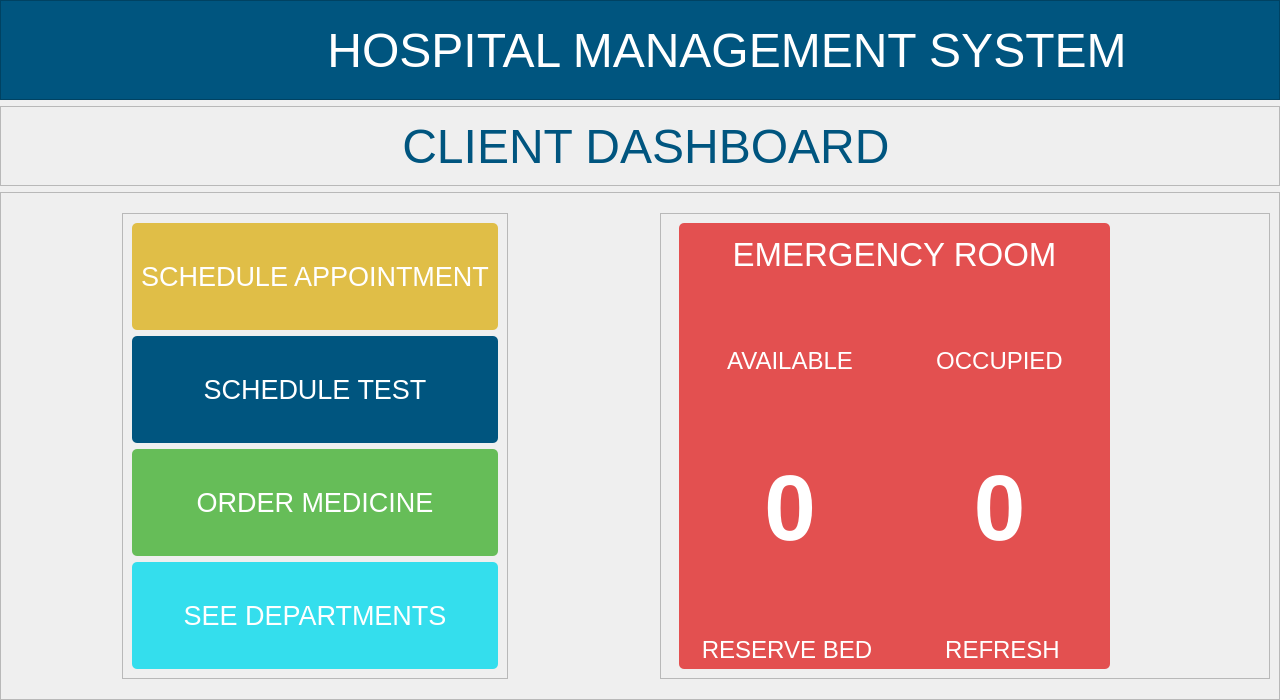
<?xml version="1.0" encoding="UTF-8"?>
<ui version="4.0">
 <class>MainWindow</class>
 <widget class="QMainWindow" name="MainWindow">
  <property name="geometry">
   <rect>
    <x>0</x>
    <y>0</y>
    <width>1280</width>
    <height>700</height>
   </rect>
  </property>
  <property name="windowTitle">
   <string>MainWindow</string>
  </property>
  <widget class="QWidget" name="centralwidget">
   <property name="minimumSize">
    <size>
     <width>1280</width>
     <height>700</height>
    </size>
   </property>
   <layout class="QVBoxLayout" name="verticalLayout_2">
    <property name="leftMargin">
     <number>0</number>
    </property>
    <property name="topMargin">
     <number>0</number>
    </property>
    <property name="rightMargin">
     <number>0</number>
    </property>
    <property name="bottomMargin">
     <number>0</number>
    </property>
    <item>
     <widget class="QFrame" name="header_frame">
      <property name="sizePolicy">
       <sizepolicy hsizetype="Preferred" vsizetype="Preferred">
        <horstretch>0</horstretch>
        <verstretch>0</verstretch>
       </sizepolicy>
      </property>
      <property name="minimumSize">
       <size>
        <width>1280</width>
        <height>100</height>
       </size>
      </property>
      <property name="maximumSize">
       <size>
        <width>16777215</width>
        <height>100</height>
       </size>
      </property>
      <property name="styleSheet">
       <string notr="true">background-color:rgb(0, 85, 127);</string>
      </property>
      <property name="frameShape">
       <enum>QFrame::StyledPanel</enum>
      </property>
      <property name="frameShadow">
       <enum>QFrame::Raised</enum>
      </property>
      <layout class="QHBoxLayout" name="horizontalLayout">
       <property name="sizeConstraint">
        <enum>QLayout::SetDefaultConstraint</enum>
       </property>
       <property name="leftMargin">
        <number>0</number>
       </property>
       <property name="topMargin">
        <number>0</number>
       </property>
       <property name="rightMargin">
        <number>0</number>
       </property>
       <property name="bottomMargin">
        <number>0</number>
       </property>
       <item>
        <widget class="QFrame" name="logo_frame">
         <property name="minimumSize">
          <size>
           <width>80</width>
           <height>50</height>
          </size>
         </property>
         <property name="maximumSize">
          <size>
           <width>100</width>
           <height>16777215</height>
          </size>
         </property>
         <property name="styleSheet">
          <string notr="true">background-color:transparent;
margin-top:6px;
margin-bottom:0px;</string>
         </property>
         <property name="frameShape">
          <enum>QFrame::StyledPanel</enum>
         </property>
         <property name="frameShadow">
          <enum>QFrame::Raised</enum>
         </property>
         <widget class="QLabel" name="logo">
          <property name="geometry">
           <rect>
            <x>20</x>
            <y>10</y>
            <width>61</width>
            <height>71</height>
           </rect>
          </property>
          <property name="cursor">
           <cursorShape>PointingHandCursor</cursorShape>
          </property>
          <property name="styleSheet">
           <string notr="true"/>
          </property>
          <property name="text">
           <string/>
          </property>
          <property name="pixmap">
           <pixmap resource="../../assets/resources.qrc">:/reosurces_logo/back-svgrepo-com.svg</pixmap>
          </property>
          <property name="scaledContents">
           <bool>true</bool>
          </property>
          <property name="alignment">
           <set>Qt::AlignCenter</set>
          </property>
         </widget>
        </widget>
       </item>
       <item>
        <widget class="QFrame" name="title_frame">
         <property name="minimumSize">
          <size>
           <width>1280</width>
           <height>0</height>
          </size>
         </property>
         <property name="font">
          <font>
           <pointsize>42</pointsize>
          </font>
         </property>
         <property name="styleSheet">
          <string notr="true">background-color:transparent;</string>
         </property>
         <property name="frameShape">
          <enum>QFrame::StyledPanel</enum>
         </property>
         <property name="frameShadow">
          <enum>QFrame::Raised</enum>
         </property>
         <layout class="QVBoxLayout" name="verticalLayout">
          <item alignment="Qt::AlignHCenter">
           <widget class="QLabel" name="title_label">
            <property name="minimumSize">
             <size>
              <width>800</width>
              <height>0</height>
             </size>
            </property>
            <property name="font">
             <font>
              <pointsize>36</pointsize>
             </font>
            </property>
            <property name="styleSheet">
             <string notr="true">color:#fff;</string>
            </property>
            <property name="text">
             <string>HOSPITAL MANAGEMENT SYSTEM</string>
            </property>
            <property name="alignment">
             <set>Qt::AlignCenter</set>
            </property>
           </widget>
          </item>
         </layout>
        </widget>
       </item>
      </layout>
     </widget>
    </item>
    <item>
     <widget class="QFrame" name="frame_15">
      <property name="maximumSize">
       <size>
        <width>16777215</width>
        <height>80</height>
       </size>
      </property>
      <property name="frameShape">
       <enum>QFrame::StyledPanel</enum>
      </property>
      <property name="frameShadow">
       <enum>QFrame::Raised</enum>
      </property>
      <layout class="QVBoxLayout" name="verticalLayout_22">
       <property name="topMargin">
        <number>0</number>
       </property>
       <property name="bottomMargin">
        <number>0</number>
       </property>
       <item alignment="Qt::AlignHCenter">
        <widget class="QLabel" name="label_19">
         <property name="font">
          <font>
           <pointsize>36</pointsize>
          </font>
         </property>
         <property name="styleSheet">
          <string notr="true">color:rgb(0, 85, 127);</string>
         </property>
         <property name="text">
          <string> CLIENT DASHBOARD</string>
         </property>
        </widget>
       </item>
      </layout>
     </widget>
    </item>
    <item>
     <widget class="QFrame" name="frame_2">
      <property name="styleSheet">
       <string notr="true"/>
      </property>
      <property name="frameShape">
       <enum>QFrame::StyledPanel</enum>
      </property>
      <property name="frameShadow">
       <enum>QFrame::Raised</enum>
      </property>
      <layout class="QHBoxLayout" name="horizontalLayout_2">
       <property name="spacing">
        <number>40</number>
       </property>
       <property name="topMargin">
        <number>20</number>
       </property>
       <property name="bottomMargin">
        <number>20</number>
       </property>
       <item alignment="Qt::AlignHCenter">
        <widget class="QFrame" name="grid_user_data">
         <property name="frameShape">
          <enum>QFrame::StyledPanel</enum>
         </property>
         <property name="frameShadow">
          <enum>QFrame::Raised</enum>
         </property>
         <layout class="QVBoxLayout" name="verticalLayout_5">
          <item>
           <widget class="QFrame" name="appnt_frame">
            <property name="styleSheet">
             <string notr="true">background-color:#E0BE47;
border-radius:5px;
color:white;</string>
            </property>
            <property name="frameShape">
             <enum>QFrame::StyledPanel</enum>
            </property>
            <property name="frameShadow">
             <enum>QFrame::Raised</enum>
            </property>
            <layout class="QVBoxLayout" name="verticalLayout_6">
             <property name="spacing">
              <number>6</number>
             </property>
             <item>
              <widget class="QLabel" name="label_7">
               <property name="font">
                <font>
                 <pointsize>20</pointsize>
                </font>
               </property>
               <property name="cursor">
                <cursorShape>PointingHandCursor</cursorShape>
               </property>
               <property name="styleSheet">
                <string notr="true"/>
               </property>
               <property name="text">
                <string>SCHEDULE APPOINTMENT</string>
               </property>
               <property name="alignment">
                <set>Qt::AlignCenter</set>
               </property>
               <property name="margin">
                <number>6</number>
               </property>
              </widget>
             </item>
            </layout>
           </widget>
          </item>
          <item>
           <widget class="QFrame" name="tests_frame">
            <property name="cursor">
             <cursorShape>ArrowCursor</cursorShape>
            </property>
            <property name="styleSheet">
             <string notr="true">background-color:rgb(0, 85, 127);
border-radius:5px;
color:white;</string>
            </property>
            <property name="frameShape">
             <enum>QFrame::StyledPanel</enum>
            </property>
            <property name="frameShadow">
             <enum>QFrame::Raised</enum>
            </property>
            <layout class="QVBoxLayout" name="verticalLayout_7">
             <item>
              <widget class="QLabel" name="label_10">
               <property name="font">
                <font>
                 <pointsize>20</pointsize>
                </font>
               </property>
               <property name="cursor">
                <cursorShape>PointingHandCursor</cursorShape>
               </property>
               <property name="text">
                <string>SCHEDULE TEST</string>
               </property>
               <property name="alignment">
                <set>Qt::AlignCenter</set>
               </property>
               <property name="margin">
                <number>6</number>
               </property>
              </widget>
             </item>
            </layout>
           </widget>
          </item>
          <item>
           <widget class="QFrame" name="orders_frame">
            <property name="styleSheet">
             <string notr="true">background-color:#66bd58;
border-radius:5px;
color:white;</string>
            </property>
            <property name="frameShape">
             <enum>QFrame::StyledPanel</enum>
            </property>
            <property name="frameShadow">
             <enum>QFrame::Raised</enum>
            </property>
            <layout class="QVBoxLayout" name="verticalLayout_8">
             <item>
              <widget class="QLabel" name="label_13">
               <property name="font">
                <font>
                 <pointsize>20</pointsize>
                </font>
               </property>
               <property name="cursor">
                <cursorShape>PointingHandCursor</cursorShape>
               </property>
               <property name="text">
                <string>ORDER MEDICINE</string>
               </property>
               <property name="alignment">
                <set>Qt::AlignCenter</set>
               </property>
               <property name="margin">
                <number>6</number>
               </property>
              </widget>
             </item>
            </layout>
           </widget>
          </item>
          <item>
           <widget class="QFrame" name="depts_frame">
            <property name="styleSheet">
             <string notr="true">background-color:#34deed;
border-radius:5px;
color:white;</string>
            </property>
            <property name="frameShape">
             <enum>QFrame::StyledPanel</enum>
            </property>
            <property name="frameShadow">
             <enum>QFrame::Raised</enum>
            </property>
            <layout class="QVBoxLayout" name="verticalLayout_9">
             <property name="spacing">
              <number>6</number>
             </property>
             <item>
              <widget class="QLabel" name="label_8">
               <property name="font">
                <font>
                 <pointsize>20</pointsize>
                </font>
               </property>
               <property name="cursor">
                <cursorShape>PointingHandCursor</cursorShape>
               </property>
               <property name="styleSheet">
                <string notr="true"/>
               </property>
               <property name="text">
                <string>SEE DEPARTMENTS</string>
               </property>
               <property name="alignment">
                <set>Qt::AlignCenter</set>
               </property>
               <property name="margin">
                <number>6</number>
               </property>
              </widget>
             </item>
            </layout>
           </widget>
          </item>
         </layout>
        </widget>
       </item>
       <item>
        <widget class="QFrame" name="frame_5">
         <property name="frameShape">
          <enum>QFrame::StyledPanel</enum>
         </property>
         <property name="frameShadow">
          <enum>QFrame::Raised</enum>
         </property>
         <layout class="QVBoxLayout" name="verticalLayout_3">
          <property name="spacing">
           <number>0</number>
          </property>
          <property name="topMargin">
           <number>0</number>
          </property>
          <property name="rightMargin">
           <number>150</number>
          </property>
          <property name="bottomMargin">
           <number>0</number>
          </property>
          <item>
           <widget class="QFrame" name="frame_emergency">
            <property name="styleSheet">
             <string notr="true">border-radius:5px;</string>
            </property>
            <property name="frameShape">
             <enum>QFrame::StyledPanel</enum>
            </property>
            <property name="frameShadow">
             <enum>QFrame::Raised</enum>
            </property>
            <layout class="QGridLayout" name="gridLayout">
             <property name="spacing">
              <number>0</number>
             </property>
             <item row="0" column="0" colspan="2">
              <widget class="QLabel" name="emergency_label">
               <property name="maximumSize">
                <size>
                 <width>16777215</width>
                 <height>50</height>
                </size>
               </property>
               <property name="font">
                <font>
                 <pointsize>25</pointsize>
                </font>
               </property>
               <property name="styleSheet">
                <string notr="true">background-color:#E35050;
color:white;
border-bottom-left-radius:0px;
border-bottom-right-radius:0px;
</string>
               </property>
               <property name="text">
                <string>EMERGENCY ROOM</string>
               </property>
               <property name="alignment">
                <set>Qt::AlignBottom|Qt::AlignHCenter</set>
               </property>
              </widget>
             </item>
             <item row="1" column="0" colspan="2">
              <widget class="QFrame" name="frame_4">
               <property name="styleSheet">
                <string notr="true">background-color:#E35050;
color:white;
border-radius:0px</string>
               </property>
               <property name="frameShape">
                <enum>QFrame::StyledPanel</enum>
               </property>
               <property name="frameShadow">
                <enum>QFrame::Raised</enum>
               </property>
               <layout class="QGridLayout" name="gridLayout_2">
                <property name="topMargin">
                 <number>0</number>
                </property>
                <property name="bottomMargin">
                 <number>0</number>
                </property>
                <property name="verticalSpacing">
                 <number>6</number>
                </property>
                <item row="0" column="0">
                 <widget class="QLabel" name="label_3">
                  <property name="font">
                   <font>
                    <pointsize>18</pointsize>
                   </font>
                  </property>
                  <property name="styleSheet">
                   <string notr="true"/>
                  </property>
                  <property name="text">
                   <string>AVAILABLE</string>
                  </property>
                  <property name="alignment">
                   <set>Qt::AlignCenter</set>
                  </property>
                 </widget>
                </item>
                <item row="0" column="1">
                 <widget class="QLabel" name="label_4">
                  <property name="font">
                   <font>
                    <pointsize>18</pointsize>
                   </font>
                  </property>
                  <property name="text">
                   <string>OCCUPIED</string>
                  </property>
                  <property name="alignment">
                   <set>Qt::AlignCenter</set>
                  </property>
                 </widget>
                </item>
                <item row="1" column="0">
                 <widget class="QLabel" name="emer_avail_count_label">
                  <property name="font">
                   <font>
                    <pointsize>70</pointsize>
                    <weight>75</weight>
                    <bold>true</bold>
                   </font>
                  </property>
                  <property name="text">
                   <string>0</string>
                  </property>
                  <property name="alignment">
                   <set>Qt::AlignHCenter|Qt::AlignTop</set>
                  </property>
                 </widget>
                </item>
                <item row="1" column="1">
                 <widget class="QLabel" name="emer_occup_count_label">
                  <property name="font">
                   <font>
                    <pointsize>70</pointsize>
                    <weight>75</weight>
                    <bold>true</bold>
                   </font>
                  </property>
                  <property name="text">
                   <string>0</string>
                  </property>
                  <property name="alignment">
                   <set>Qt::AlignHCenter|Qt::AlignTop</set>
                  </property>
                 </widget>
                </item>
               </layout>
              </widget>
             </item>
             <item row="2" column="0">
              <widget class="QPushButton" name="reserveEmerBedBtn">
               <property name="minimumSize">
                <size>
                 <width>0</width>
                 <height>35</height>
                </size>
               </property>
               <property name="font">
                <font>
                 <pointsize>18</pointsize>
                </font>
               </property>
               <property name="cursor">
                <cursorShape>PointingHandCursor</cursorShape>
               </property>
               <property name="focusPolicy">
                <enum>Qt::StrongFocus</enum>
               </property>
               <property name="styleSheet">
                <string notr="true">border-top-left-radius:0px;
border-top-right-radius:0px;
border-bottom-right-radius:0px;
background-color:#E35050;
color:white;
padding:5px;
</string>
               </property>
               <property name="text">
                <string>RESERVE BED</string>
               </property>
               <property name="default">
                <bool>false</bool>
               </property>
               <property name="flat">
                <bool>true</bool>
               </property>
              </widget>
             </item>
             <item row="2" column="1">
              <widget class="QPushButton" name="refreshBtn">
               <property name="minimumSize">
                <size>
                 <width>0</width>
                 <height>35</height>
                </size>
               </property>
               <property name="font">
                <font>
                 <pointsize>18</pointsize>
                </font>
               </property>
               <property name="cursor">
                <cursorShape>PointingHandCursor</cursorShape>
               </property>
               <property name="styleSheet">
                <string notr="true">background-color:#E35050;
color:white;
border-top-left-radius:0px;
border-top-right-radius:0px;
border-bottom-left-radius:0px;
padding:5px;
</string>
               </property>
               <property name="text">
                <string>REFRESH</string>
               </property>
              </widget>
             </item>
            </layout>
           </widget>
          </item>
         </layout>
        </widget>
       </item>
      </layout>
     </widget>
    </item>
   </layout>
  </widget>
 </widget>
 <resources>
  <include location="../assets/resources.qrc"/>
  <include location="../../assets/resources.qrc"/>
 </resources>
 <connections/>
</ui>
